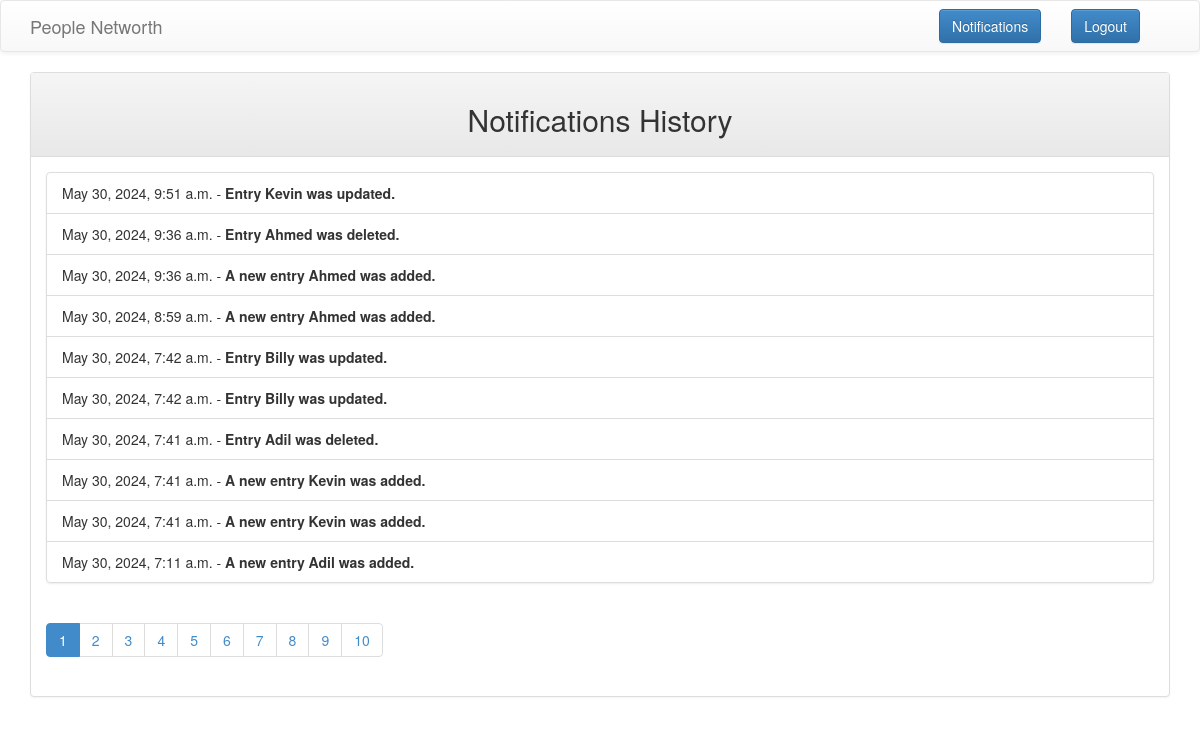
The page /home/notifications/ (signed in) on the database as committed earlier.
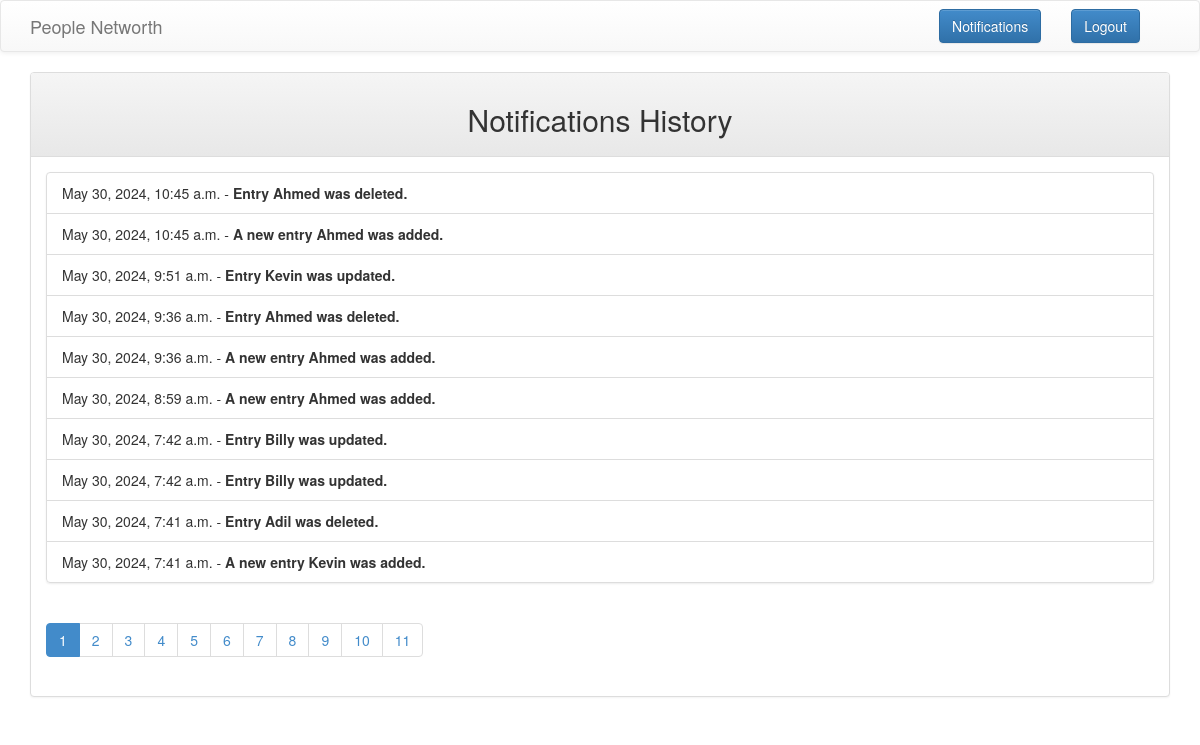
The same page on the database as committed later.
### crudApp/models.py (models this page shows, shortened)
class Notification(models.Model):
    message = models.TextField()
    timestamp = models.DateTimeField(auto_now_add=True)

### crudApp/middlewares.py (the view)
  def wrapped_view(request, *args, **kwargs):
    if request.user.is_authenticated == False:
      return redirect('login')
    return view_function(request, *args, **kwargs)

### crudApp/context_processors.py (called while the page is built)
def latest_notification(request):
    latest_notification = Notification.objects.all().order_by('-timestamp').first()
    return {
        'latest_notification': latest_notification
    }

### crudApp/views.py (called while the page is built)
@auth
def notifications_view(request):
    notifications = Notification.objects.all().order_by('-timestamp')
    page_number = request.GET.get('page', 1)
    paginator = Paginator(notifications, 10)
    try:
        page_obj = paginator.page(page_number)
    except PageNotAnInteger:
        page_obj = paginator.page(1)
    except EmptyPage:
        page_obj = paginator.page(paginator.num_pages)
    return render(request, 'crudApp/notifications.html', {'page_obj': page_obj})

### crudApp/templates/crudApp/notifications.html (shortened to what this page needs)
<!DOCTYPE html>
<html>
  <head>
    {% load static %}
    <link href="{% static 'css/bootstrap.min.css' %}" rel="stylesheet" />
    <link href="{% static 'css/bootstrap-theme.min.css' %}" rel="stylesheet" />
    <link href="{% static 'css/style.css' %}" rel="stylesheet" />
  </head>
  <body>
       <nav class="navbar navbar-default" role="navigation">
        <div class="container">
          <div class="navbar-header">
            <a class="navbar-brand" href="{% url 'home' %}">People Networth</a>
          </div>
          <div class="collapse navbar-collapse navbar-ex1-collapse">
            <form method="post" class="navbar-form navbar-right" action="{% url 'logout' %}">
              <button type="submit" class="btn btn-primary btn">Logout</button>
            </form>
            <form method="post" class="navbar-form navbar-right" action="{% url 'notifications' %}">
              <button type="submit" class="btn btn-primary btn">Notifications</button>
            </form>
          </div>
        </div>
      </nav>
    <div class="container">
      <div class="panel panel-default">
        <div class="panel-heading">
          <h2 class="text-center">Notifications History</h2>
        </div>
        <div class="panel-body">
          <ul class="list-group list-group-flush">
            {% for notification in page_obj %}
            <li class="list-group-item">
              {{ notification.timestamp }} -
              <strong>{{ notification.message }}</strong>
            </li>
            {% endfor %}
          </ul>
          {% if page_obj.has_other_pages %}
          <ul class="pagination ">
            {% for i in page_obj.paginator.page_range %}
            {% if page_obj.number == i %}
            <li class="page-item active">
              <span>{{ i }} <span class="sr-only">(current)</span></span>
            </li>
            {% else %}
            <li class="page-item">
              <a class="page-link" href="?page={{ i }}">{{ i }}</a>
            </li>
            {% endif %} {% endfor %}
          </ul>
          {% endif %}
        </div>
      </div>
    </div>
  </body>
</html>

Rows that differ between the two databases and show on the page:
no longer on this page (row unchanged): Notification: timestamp "May 30, 2024, 7:41 a.m.", message "A new entry Kevin was added."
no longer on this page (row unchanged): Notification: timestamp "May 30, 2024, 7:11 a.m.", message "A new entry Adil was added."
added Notification: timestamp "May 30, 2024, 10:45 a.m.", message "Entry Ahmed was deleted."
added Notification: timestamp "May 30, 2024, 10:45 a.m.", message "A new entry Ahmed was added."
Other text that changed with them:
new list line: "11"
